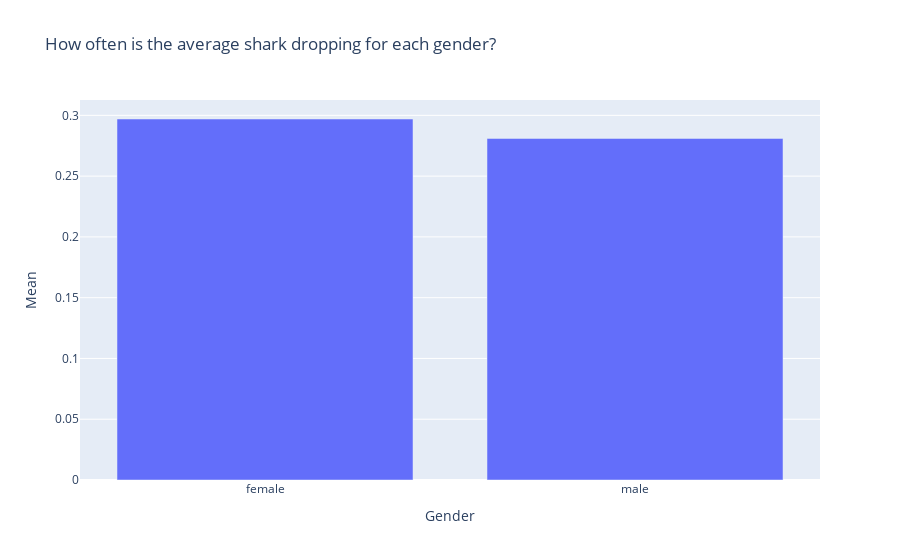

The code cell stored with this chart in its notebook:
### Code cell
All_Sharks_drops = drops[["female","male"]]
All_Sharks_drops["female"] = All_Sharks_drops["female"] / 7
All_Sharks_drops["male"] = All_Sharks_drops["male"] / 5
drop_means = pd.DataFrame(round(All_Sharks_drops.mean(), 3)).reset_index()
drop_means.columns = ["Gender","Mean"]
drop_means = drop_means.sort_values(by = "Mean", ascending = False)
print(drop_means) 
px.bar(drop_means, x = "Gender", y = "Mean", title = "How often is the average shark dropping for each gender?")

### Figure 1 — Plotly figure (JSON) as saved in the notebook; plotly's stock layout.template omitted (floating-point values rounded to 4 significant figures)
{"data": [{"alignmentgroup": "True", "hovertemplate": "Gender=%{x}<br>Mean=%{y}<extra></extra>", "legendgroup": "", "marker": {"color": "#636efa"}, "name": "", "offsetgroup": "", "orientation": "v", "showlegend": false, "textposition": "auto", "type": "bar", "x": ["female", "male"], "xaxis": "x", "y": [0.297, 0.281], "yaxis": "y"}], "layout": {"barmode": "relative", "legend": {"tracegroupgap": 0}, "title": {"text": "How often is the average shark dropping for each gender?"}, "xaxis": {"anchor": "y", "domain": [0, 1], "title": {"text": "Gender"}}, "yaxis": {"anchor": "x", "domain": [0, 1], "title": {"text": "Mean"}}}}
